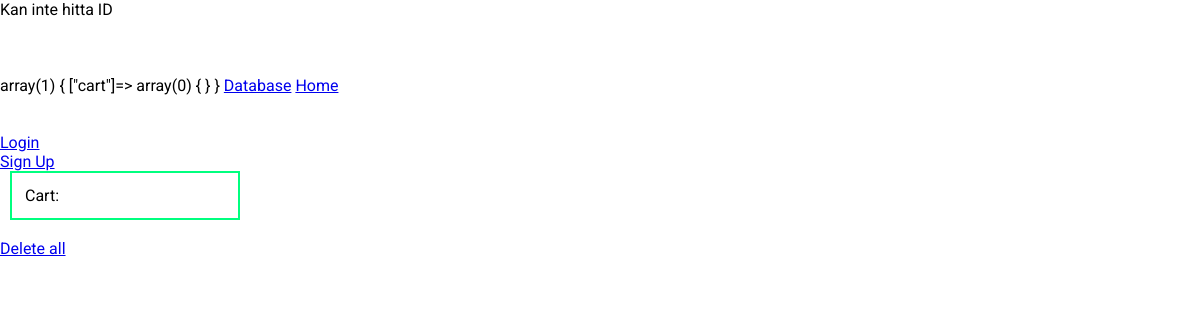
Page /cart.php on the earlier database version.
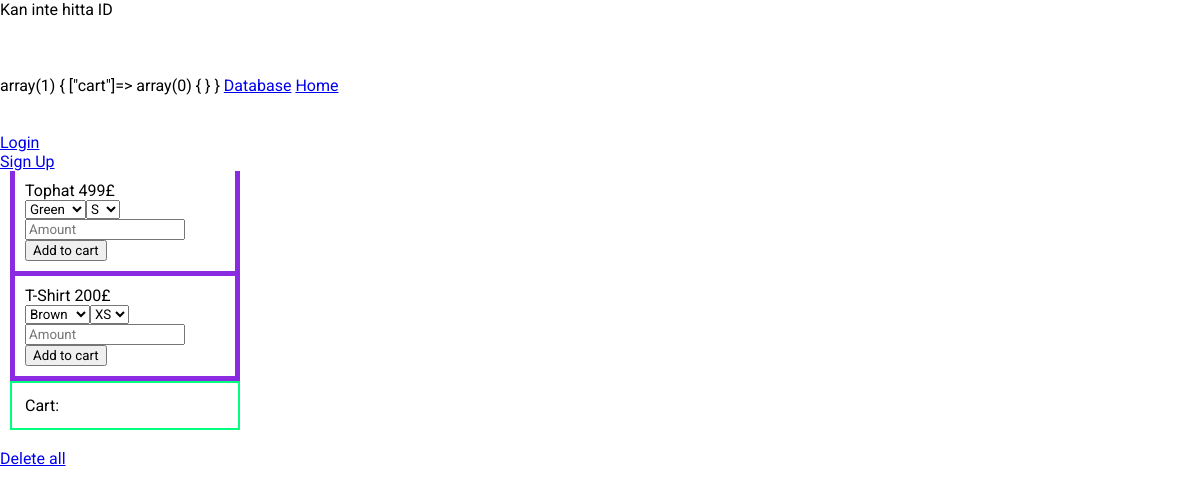
Same page on the later database version.
### tables this page shows
CREATE TABLE IF NOT EXISTS `products` (
`id` int(11) NOT NULL,
  `name` varchar(25) NOT NULL,
  `price` int(10) NOT NULL,
  `color` varchar(25) NOT NULL,
  `size` varchar(10) NOT NULL,
  `quantity` int(10) NOT NULL,
  `availability` int(2) NOT NULL
);

### cart.php (the view, shortened to what this page needs)
<?php
include "includeDB.php";
$sql = "SELECT * FROM products";
$stmt = $dbm->prepare($sql);
$stmt->execute();
$products = $stmt->fetchAll();
var_dump($_SESSION);
?>
<!DOCTYPE html>
<html>
    <head>
    </head>
    <body>
        <a href="db.php">Database</a>
        <a href="index.php">Home</a><br><br>
        <?php
        include "loggedin.php";
        foreach ($products as $product) {
            $name = $product["name"];
            $color = $product["color"];
            $size = $product["size"];
            $price = $product["price"];
            $quantity = $product["quantity"];
            if ($quantity > 0) {
                echo "<tr>";
                echo "<form method='GET'>";
                echo "<p>" . $name . " " . $price . "£" . "</p>";
                echo "<td>";
                echo "<td>";
                $colors = explode(",", $color);
                echo "<select type='text' name='color'>";
                foreach ($colors as $color) {
                    echo "<option value='$color'>$color</option>";
                }
                echo "</select>";
                echo "<td>";
                $sizes = explode(",", $size);
                echo "<select type='text' name='size'>";
                foreach ($sizes as $size) {
                    echo "<option value='$size'>$size</option>";
                }
                echo "</select>";
                echo "<td>";
                echo "<input type='text' name='amount' placeholder='Amount'>";
                echo "<td>";
                echo "<button type='submit' name='action' value='add'>Add to cart</button>";
                echo "</form>";
                echo "</tr>";
            }
        }
        echo "<p class='item'>Cart: ";
        echo "</p>";
        ?>
        <br>
        <a href="killCart.php">Delete all</a>
    </body>
</html>
<?php
exit();
?>

### loggedin.php
<?php
if (isset($_SESSION["user"]) != NULL) {
    echo "Logged in as " . $_SESSION["user"];
    echo "<form method='POST'>
            <button type='submit' value='signout' name='action'>Sign Out</button>
        </form>";
} else {
    echo "<br>" . "<a href='login.php'>Login</a>" . "<br>";
    echo "<a href='signup.php'>Sign Up</a>";
}

### style.css (style rules this page uses)
* { margin: 0 auto; font-family: 'Roboto', sans-serif; }
form { padding: 10px; margin-left: 10px; border-bottom: 5px solid blueviolet; border-right: 5px solid blueviolet; border-left: 5px solid blueviolet; width: 200px; }
.item { border: 2px solid springgreen; margin-left: 10px; width: 200px; padding: 13px; }

Differences in the rows shown:
added products: name "Tophat", price "499", color "Green", size "S"
added products: name "T-Shirt", price "200", color "Brown", size "XS"
